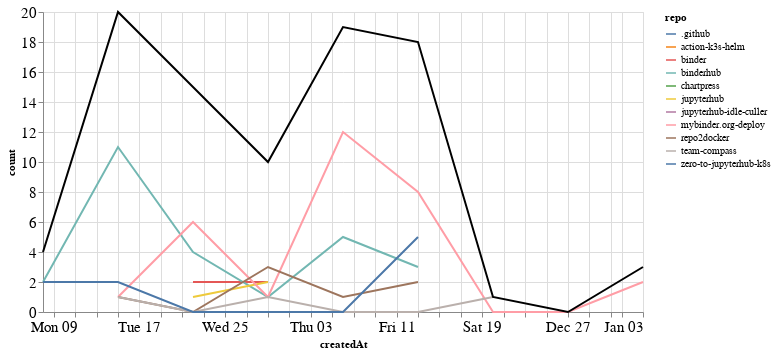

Notebook cell for this chart:
### Markdown cell above
### Comments

### Code cell
comments_time = comments.groupby('repo').resample('W', on='createdAt').count()['author'].reset_index()
comments_time = comments_time.rename(columns={'author': 'count'})
comments_time_total = comments_time.groupby('createdAt').agg({"count": "sum"}).reset_index()
ch1 = alt.Chart(comments_time, width=600).mark_line().encode(
    x='createdAt',
    y='count',
    color='repo',
    tooltip="repo"
)

ch2 = alt.Chart(comments_time_total, width=600).mark_line(color="black").encode(
    x='createdAt',
    y='count',
)

ch1 + ch2

### Figure 1 — Vega-Lite specification as saved in the notebook (floating-point values rounded to 4 significant figures)
{"config": {"axisLeft": {"labelFontSize": 15}, "axisBottom": {"labelFontSize": 15}}, "layer": [{"data": {"name": "data-72adde917b9e185a88fe6e5c2b457037"}, "mark": "line", "encoding": {"color": {"type": "nominal", "field": "repo"}, "tooltip": {"type": "nominal", "field": "repo"}, "x": {"type": "temporal", "field": "createdAt"}, "y": {"type": "quantitative", "field": "count"}}, "width": 600}, {"data": {"name": "data-8ff75e4430a8ce9dfb12ec8c711899b5"}, "mark": {"type": "line", "color": "black"}, "encoding": {"x": {"type": "temporal", "field": "createdAt"}, "y": {"type": "quantitative", "field": "count"}}, "width": 600}], "$schema": "https://vega.github.io/schema/vega-lite/v4.8.1.json", "datasets": {"data-72adde917b9e185a88fe6e5c2b457037": [{"repo": ".github", "createdAt": "2020-12-06T00:00:00", "count": 1}, {"repo": "action-k3s-helm", "createdAt": "2020-11-15T00:00:00", "count": 4}, {"repo": "binder", "createdAt": "2020-11-22T00:00:00", "count": 2}, {"repo": "binder", "createdAt": "2020-11-29T00:00:00", "count": 2}, {"repo": "binderhub", "createdAt": "2020-11-08T00:00:00", "count": 2}, {"repo": "binderhub", "createdAt": "2020-11-15T00:00:00", "count": 11}, {"repo": "binderhub", "createdAt": "2020-11-22T00:00:00", "count": 4}, {"repo": "binderhub", "createdAt": "2020-11-29T00:00:00", "count": 1}, {"repo": "binderhub", "createdAt": "2020-12-06T00:00:00", "count": 5}, {"repo": "binderhub", "createdAt": "2020-12-13T00:00:00", "count": 3}, {"repo": "chartpress", "createdAt": "2020-11-22T00:00:00", "count": 2}, {"repo": "jupyterhub", "createdAt": "2020-11-22T00:00:00", "count": 1}, {"repo": "jupyterhub", "createdAt": "2020-11-29T00:00:00", "count": 2}, {"repo": "jupyterhub-idle-culler", "createdAt": "2021-01-03T00:00:00", "count": 1}, {"repo": "mybinder.org-deploy", "createdAt": "2020-11-15T00:00:00", "count": 1}, {"repo": "mybinder.org-deploy", "createdAt": "2020-11-22T00:00:00", "count": 6}, {"repo": "mybinder.org-deploy", "createdAt": "2020-11-29T00:00:00", "count": 1}, {"repo": "mybinder.org-deploy", "createdAt": "2020-12-06T00:00:00", "count": 12}, {"repo": "mybinder.org-deploy", "createdAt": "2020-12-13T00:00:00", "count": 8}, {"repo": "mybinder.org-deploy", "createdAt": "2020-12-20T00:00:00", "count": 0}, {"repo": "mybinder.org-deploy", "createdAt": "2020-12-27T00:00:00", "count": 0}, {"repo": "mybinder.org-deploy", "createdAt": "2021-01-03T00:00:00", "count": 2}, {"repo": "repo2docker", "createdAt": "2020-11-15T00:00:00", "count": 1}, {"repo": "repo2docker", "createdAt": "2020-11-22T00:00:00", "count": 0}, {"repo": "repo2docker", "createdAt": "2020-11-29T00:00:00", "count": 3}, {"repo": "repo2docker", "createdAt": "2020-12-06T00:00:00", "count": 1}, {"repo": "repo2docker", "createdAt": "2020-12-13T00:00:00", "count": 2}, {"repo": "team-compass", "createdAt": "2020-11-15T00:00:00", "count": 1}, {"repo": "team-compass", "createdAt": "2020-11-22T00:00:00", "count": 0}, {"repo": "team-compass", "createdAt": "2020-11-29T00:00:00", "count": 1}, {"repo": "team-compass", "createdAt": "2020-12-06T00:00:00", "count": 0}, {"repo": "team-compass", "createdAt": "2020-12-13T00:00:00", "count": 0}, {"repo": "team-compass", "createdAt": "2020-12-20T00:00:00", "count": 1}, {"repo": "zero-to-jupyterhub-k8s", "createdAt": "2020-11-08T00:00:00", "count": 2}, {"repo": "zero-to-jupyterhub-k8s", "createdAt": "2020-11-15T00:00:00", "count": 2}, {"repo": "zero-to-jupyterhub-k8s", "createdAt": "2020-11-22T00:00:00", "count": 0}, {"repo": "zero-to-jupyterhub-k8s", "createdAt": "2020-11-29T00:00:00", "count": 0}, {"repo": "zero-to-jupyterhub-k8s", "createdAt": "2020-12-06T00:00:00", "count": 0}, {"repo": "zero-to-jupyterhub-k8s", "createdAt": "2020-12-13T00:00:00", "count": 5}], "data-8ff75e4430a8ce9dfb12ec8c711899b5": [{"createdAt": "2020-11-08T00:00:00", "count": 4}, {"createdAt": "2020-11-15T00:00:00", "count": 20}, {"createdAt": "2020-11-22T00:00:00", "count": 15}, {"createdAt": "2020-11-29T00:00:00", "count": 10}, {"createdAt": "2020-12-06T00:00:00", "count": 19}, {"createdAt": "2020-12-13T00:00:00", "count": 18}, {"createdAt": "2020-12-20T00:00:00", "count": 1}, {"createdAt": "2020-12-27T00:00:00", "count": 0}, {"createdAt": "2021-01-03T00:00:00", "count": 3}]}}
